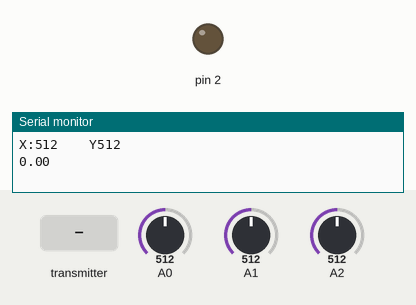
Simulated run of this sketch. Board: Arduino Uno, built with avr-gcc and run on an emulated ATmega328P. Parts: output pins drawn as LEDs (lit = HIGH), the last lines printed to the serial monitor. Inputs (shaded band) come from the test bench; at power-on: A0 = 512, A1 = 512, A2 = 512. No radio packets arrive unless stated.

Above: at 1.4 s.
1.5 s: the transmitter starts sending T = 25
At 2.0 s:
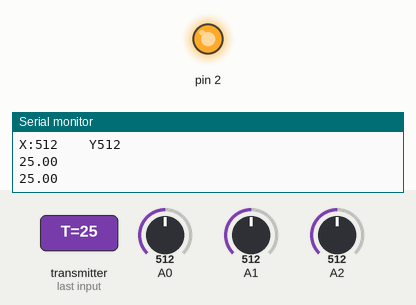
Timing chart, 0 to 4.5 s (numbered marks = the images above; inputs shaded):
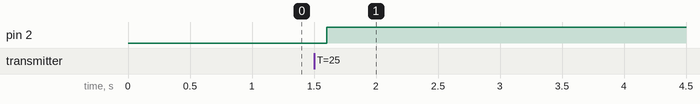

The sketch:

proj2.ino
```cpp
/*
 * If you use the serial monitor for debugging remember to ster the baud rate to 115200.
 * The modules are set to only one-way communication. That means that the controller can only transmit and the tank can only receive.
 * If you wish to change this for two-way communication there is plenty of documentation to do so on the internet and in examples.
 *
 * This program reads the analog input of the joystick and sends it in packets to te tank.
 */
#include <SPI.h>
#include "RF24.h"

RF24 myRadio (7, 8);
byte addresses[][6] = {"0","1"};

struct Package
{
  int X=1;
  int Y=1;
  int Z=1;
  int a=25;
};
struct Package2
{
 float T;
};

Package2 data2;
Package data;


void setup()
{
  Serial.begin(115200);
  delay(100);
  myRadio.begin();
  myRadio.setChannel(115);
  myRadio.setPALevel(RF24_PA_MAX);
  myRadio.setDataRate( RF24_250KBPS ) ;
  pinMode(2,OUTPUT);
  pinMode(3,OUTPUT);
  pinMode(3,LOW);
  delay(100);
}

void loop()
{
  bailout:
  myRadio.openWritingPipe( addresses[0]);

  data.X = analogRead(A0);
  data.Y = analogRead(A1);
  data.Z = analogRead(A2);
  Serial.print("X:");
  Serial.print(data.X);
  Serial.print("    Y");
  Serial.println(data.Y);
  myRadio.write(&data, sizeof(data));
  delay(100);

  myRadio.startListening();
  myRadio.openReadingPipe(0,addresses[1]);
  myRadio.read(&data2 , sizeof(data2));
  Serial.println("");
  Serial.print(data2.T);
  Serial.println("");
  while(!myRadio.available())
  {};

  if(data2.T >0)
  {
    Serial.println("");
    Serial.print(data2.T);
    digitalWrite(2,HIGH);
    delay(1000);
    myRadio.stopListening();
    goto bailout;
  }


}
```

Measured:
- after the input at 1.5 s, pin 2: LOW → HIGH after 0.10 s
